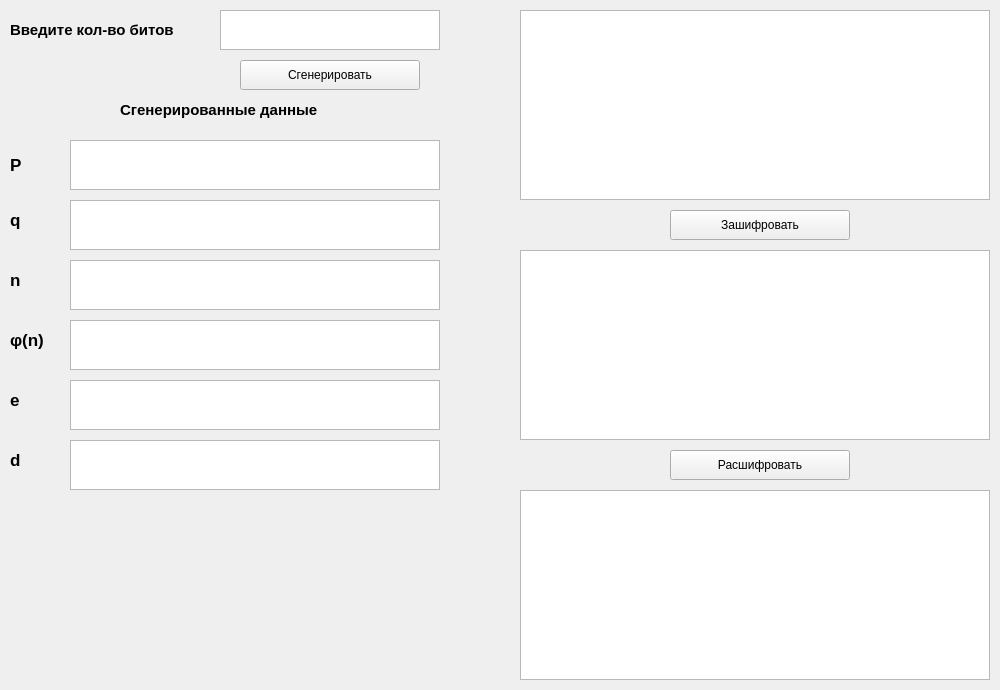
<?xml version="1.0" encoding="UTF-8"?>
<ui version="4.0">
 <class>RSA</class>
 <widget class="QWidget" name="RSA">
  <property name="geometry">
   <rect>
    <x>0</x>
    <y>0</y>
    <width>1000</width>
    <height>690</height>
   </rect>
  </property>
  <property name="windowTitle">
   <string>Form</string>
  </property>
  <widget class="QLabel" name="label">
   <property name="geometry">
    <rect>
     <x>10</x>
     <y>20</y>
     <width>210</width>
     <height>20</height>
    </rect>
   </property>
   <property name="font">
    <font>
     <pointsize>11</pointsize>
     <weight>75</weight>
     <bold>true</bold>
    </font>
   </property>
   <property name="text">
    <string>Введите кол-во битов</string>
   </property>
  </widget>
  <widget class="QTextEdit" name="nbits_field">
   <property name="geometry">
    <rect>
     <x>220</x>
     <y>10</y>
     <width>220</width>
     <height>40</height>
    </rect>
   </property>
  </widget>
  <widget class="QLabel" name="label_2">
   <property name="geometry">
    <rect>
     <x>120</x>
     <y>100</y>
     <width>250</width>
     <height>20</height>
    </rect>
   </property>
   <property name="font">
    <font>
     <pointsize>11</pointsize>
     <weight>75</weight>
     <bold>true</bold>
    </font>
   </property>
   <property name="text">
    <string>Сгенерированные данные</string>
   </property>
  </widget>
  <widget class="QLabel" name="label_3">
   <property name="geometry">
    <rect>
     <x>10</x>
     <y>150</y>
     <width>20</width>
     <height>30</height>
    </rect>
   </property>
   <property name="font">
    <font>
     <pointsize>13</pointsize>
     <weight>75</weight>
     <bold>true</bold>
    </font>
   </property>
   <property name="text">
    <string>P</string>
   </property>
  </widget>
  <widget class="QLabel" name="label_4">
   <property name="geometry">
    <rect>
     <x>10</x>
     <y>200</y>
     <width>20</width>
     <height>40</height>
    </rect>
   </property>
   <property name="font">
    <font>
     <pointsize>13</pointsize>
     <weight>75</weight>
     <bold>true</bold>
    </font>
   </property>
   <property name="text">
    <string>q</string>
   </property>
  </widget>
  <widget class="QLabel" name="label_5">
   <property name="geometry">
    <rect>
     <x>10</x>
     <y>320</y>
     <width>55</width>
     <height>40</height>
    </rect>
   </property>
   <property name="font">
    <font>
     <pointsize>13</pointsize>
     <weight>75</weight>
     <bold>true</bold>
    </font>
   </property>
   <property name="text">
    <string>φ(n)</string>
   </property>
  </widget>
  <widget class="QLabel" name="label_6">
   <property name="geometry">
    <rect>
     <x>10</x>
     <y>260</y>
     <width>30</width>
     <height>40</height>
    </rect>
   </property>
   <property name="font">
    <font>
     <pointsize>13</pointsize>
     <weight>75</weight>
     <bold>true</bold>
    </font>
   </property>
   <property name="text">
    <string>n</string>
   </property>
  </widget>
  <widget class="QLabel" name="label_7">
   <property name="geometry">
    <rect>
     <x>10</x>
     <y>380</y>
     <width>55</width>
     <height>40</height>
    </rect>
   </property>
   <property name="font">
    <font>
     <pointsize>13</pointsize>
     <weight>75</weight>
     <bold>true</bold>
    </font>
   </property>
   <property name="text">
    <string>e</string>
   </property>
  </widget>
  <widget class="QLabel" name="label_8">
   <property name="geometry">
    <rect>
     <x>10</x>
     <y>440</y>
     <width>55</width>
     <height>40</height>
    </rect>
   </property>
   <property name="font">
    <font>
     <pointsize>13</pointsize>
     <weight>75</weight>
     <bold>true</bold>
    </font>
   </property>
   <property name="text">
    <string>d</string>
   </property>
  </widget>
  <widget class="QTextEdit" name="fn_field">
   <property name="geometry">
    <rect>
     <x>70</x>
     <y>320</y>
     <width>370</width>
     <height>50</height>
    </rect>
   </property>
   <property name="readOnly">
    <bool>true</bool>
   </property>
  </widget>
  <widget class="QTextEdit" name="e_field">
   <property name="geometry">
    <rect>
     <x>70</x>
     <y>380</y>
     <width>370</width>
     <height>50</height>
    </rect>
   </property>
   <property name="readOnly">
    <bool>true</bool>
   </property>
  </widget>
  <widget class="QTextEdit" name="d_field">
   <property name="geometry">
    <rect>
     <x>70</x>
     <y>440</y>
     <width>370</width>
     <height>50</height>
    </rect>
   </property>
   <property name="readOnly">
    <bool>true</bool>
   </property>
  </widget>
  <widget class="QTextEdit" name="n_field">
   <property name="geometry">
    <rect>
     <x>70</x>
     <y>260</y>
     <width>370</width>
     <height>50</height>
    </rect>
   </property>
   <property name="readOnly">
    <bool>true</bool>
   </property>
  </widget>
  <widget class="QTextEdit" name="q_field">
   <property name="geometry">
    <rect>
     <x>70</x>
     <y>200</y>
     <width>370</width>
     <height>50</height>
    </rect>
   </property>
   <property name="readOnly">
    <bool>true</bool>
   </property>
  </widget>
  <widget class="QTextEdit" name="p_field">
   <property name="geometry">
    <rect>
     <x>70</x>
     <y>140</y>
     <width>370</width>
     <height>50</height>
    </rect>
   </property>
   <property name="readOnly">
    <bool>true</bool>
   </property>
  </widget>
  <widget class="QTextEdit" name="input_field">
   <property name="geometry">
    <rect>
     <x>520</x>
     <y>10</y>
     <width>470</width>
     <height>190</height>
    </rect>
   </property>
  </widget>
  <widget class="QTextEdit" name="encoded_field">
   <property name="geometry">
    <rect>
     <x>520</x>
     <y>250</y>
     <width>470</width>
     <height>190</height>
    </rect>
   </property>
   <property name="readOnly">
    <bool>true</bool>
   </property>
  </widget>
  <widget class="QTextEdit" name="decoded_field">
   <property name="geometry">
    <rect>
     <x>520</x>
     <y>490</y>
     <width>470</width>
     <height>190</height>
    </rect>
   </property>
   <property name="readOnly">
    <bool>true</bool>
   </property>
  </widget>
  <widget class="QPushButton" name="encode_btn">
   <property name="geometry">
    <rect>
     <x>670</x>
     <y>210</y>
     <width>180</width>
     <height>30</height>
    </rect>
   </property>
   <property name="text">
    <string>Зашифровать</string>
   </property>
  </widget>
  <widget class="QPushButton" name="decode_btn">
   <property name="geometry">
    <rect>
     <x>670</x>
     <y>450</y>
     <width>180</width>
     <height>30</height>
    </rect>
   </property>
   <property name="text">
    <string>Расшифровать</string>
   </property>
  </widget>
  <widget class="QPushButton" name="gen_btn">
   <property name="geometry">
    <rect>
     <x>240</x>
     <y>60</y>
     <width>180</width>
     <height>30</height>
    </rect>
   </property>
   <property name="text">
    <string>Сгенерировать</string>
   </property>
  </widget>
 </widget>
 <resources/>
 <connections/>
</ui>
